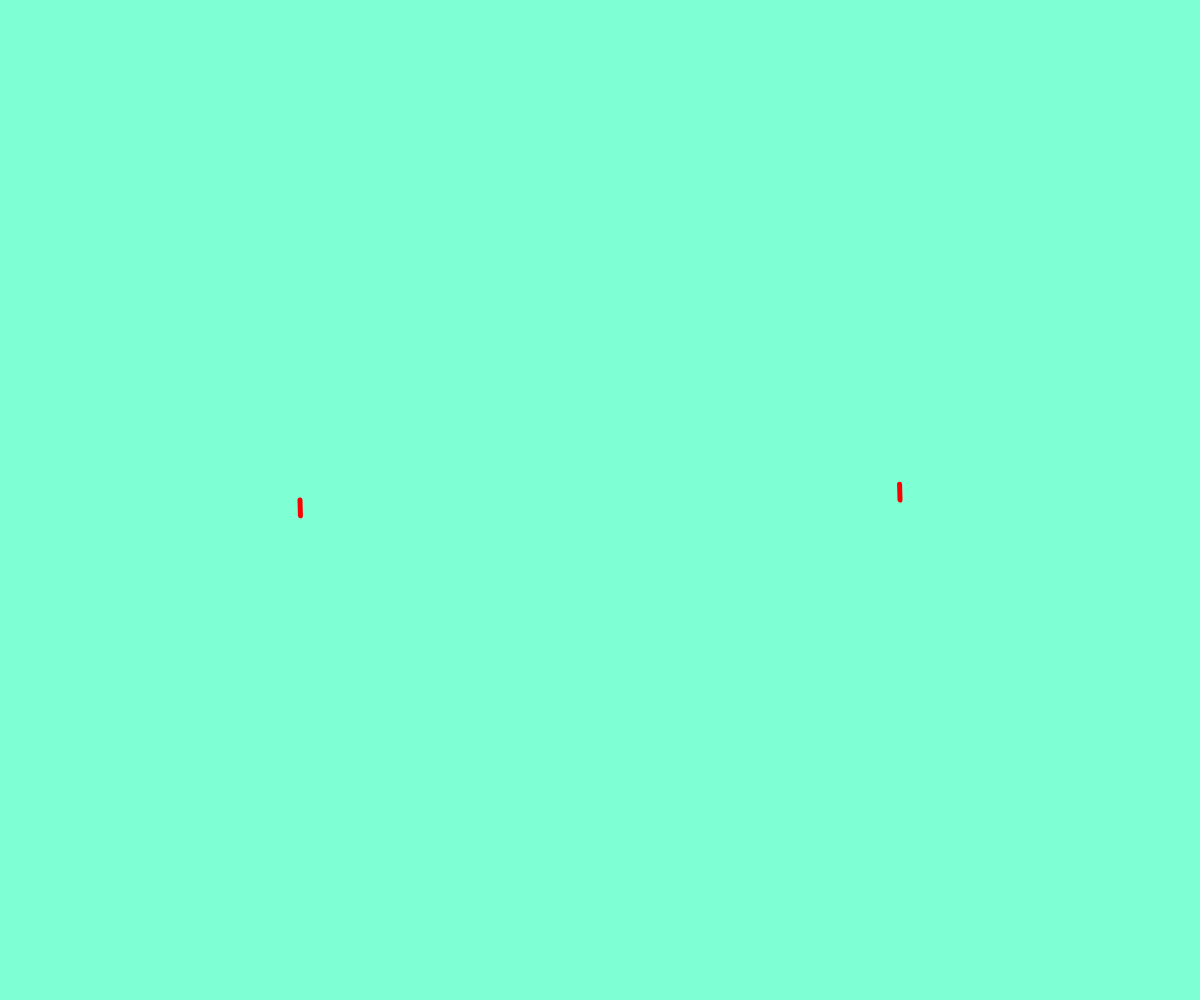
Frame 1 (no input)
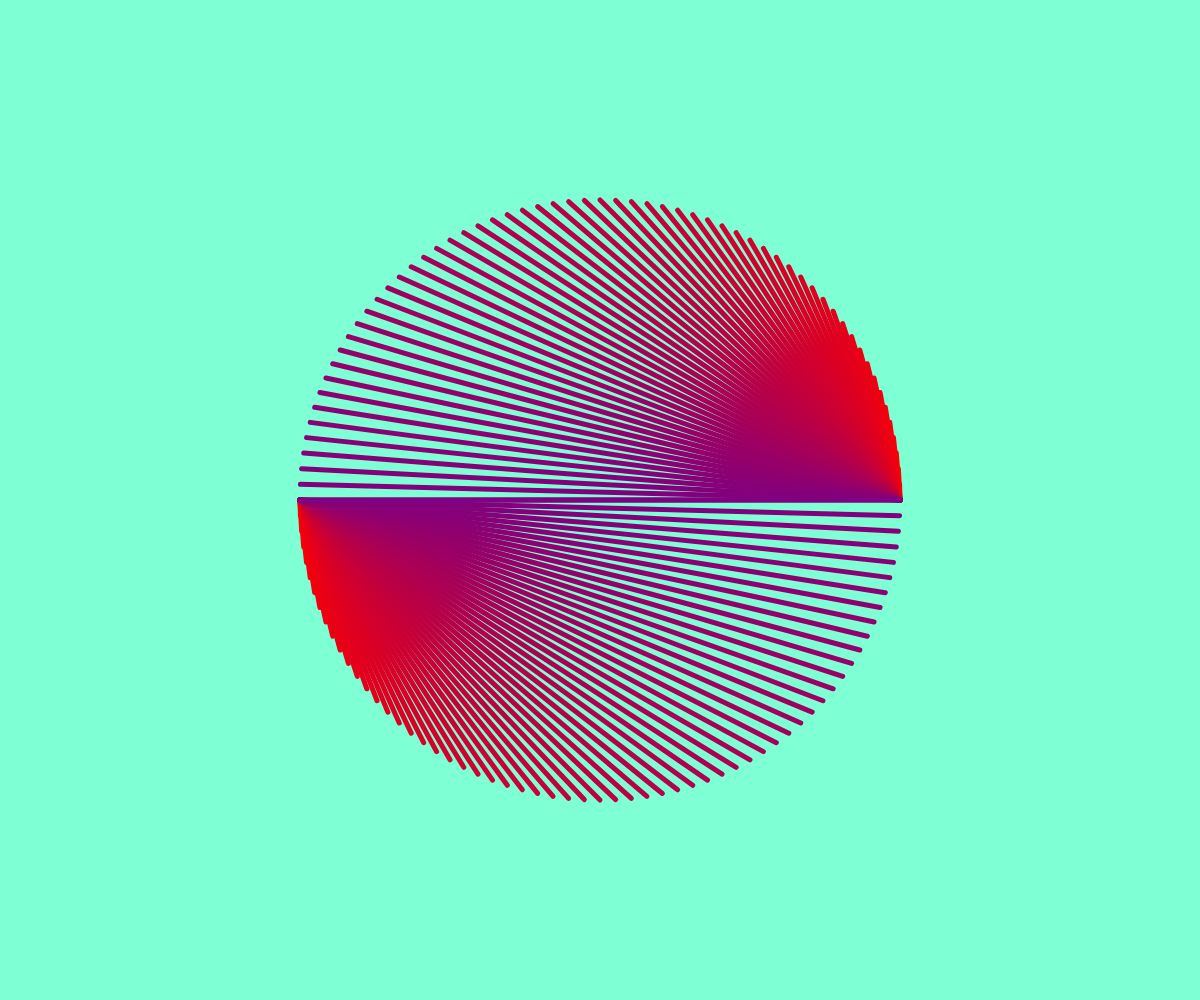
Frame 60 (no input)
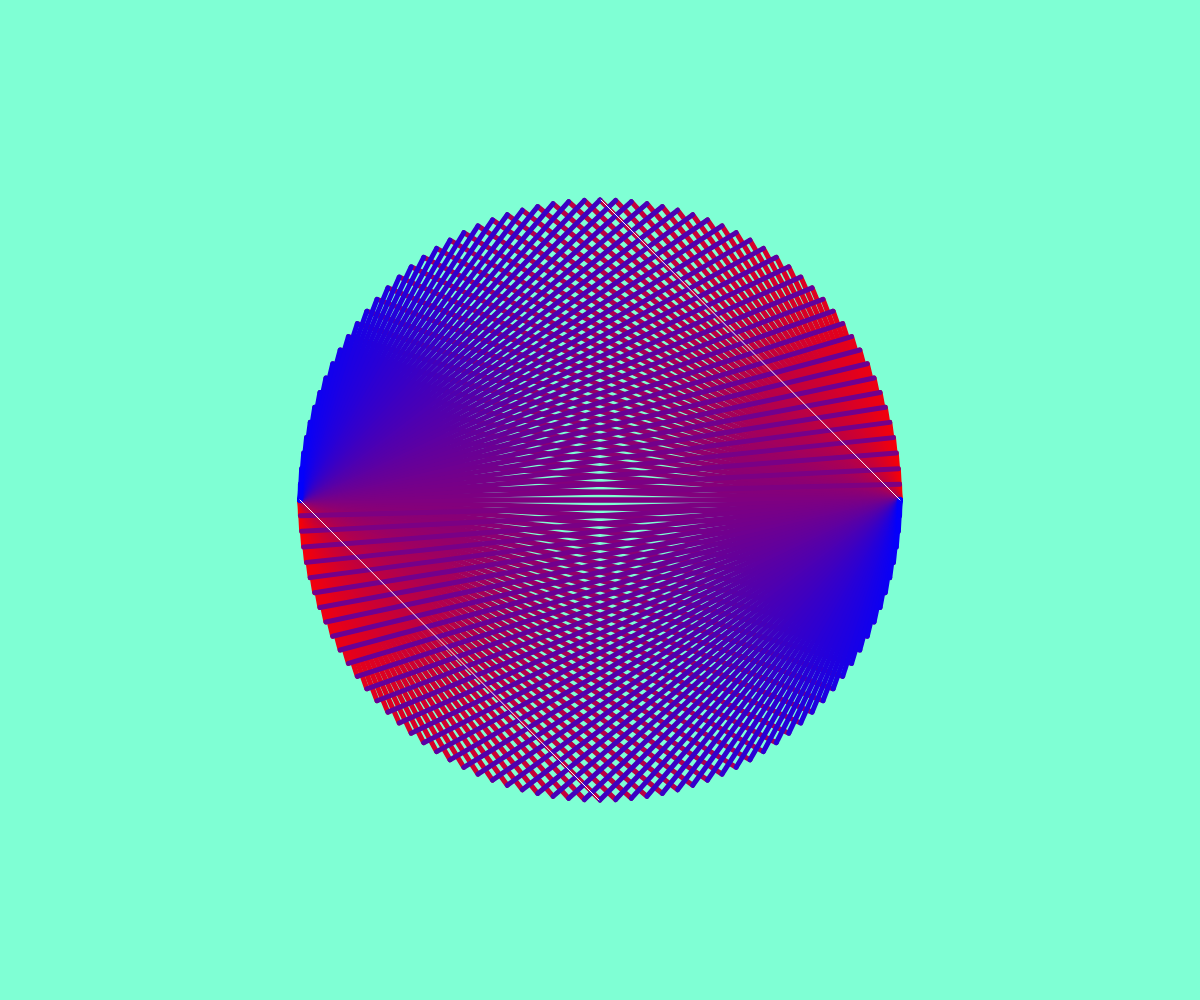
Frame 120 (the mouse pressed at the canvas centre since frame 60)

The p5.js sketch that drew these frames (run headless with seeded random() and noise() and a simulated clock; from frame 60 on, the mouse is pressed at the canvas centre):

// p5.js sketch
// ── sketch.js
function preload(){

}

function setup() {
  createCanvas(windowWidth,windowHeight);
  angleMode(DEGREES);
  frameRate(30);
  background("aquamarine");
}

function draw() {

  translate(width/2, height/2);
  stroke(lerpColor(color("red"),color("blue"),frameCount/120));
  strokeWeight(5);

  if (frameCount>=0) {
    var s=0;
    var i=300;
    var d=300;
  }

  if (frameCount>=120) {
      i=1;
      s=300;
      strokeWeight(1);
      stroke("white")
  }

  if (frameCount==180) {
      noLoop()
  }

  line(i, -s, cos(frameCount*3)*d, -sin(frameCount*3)*d);
  line(-i, s, -cos(frameCount*3)*d, sin(frameCount*3)*d);

}
